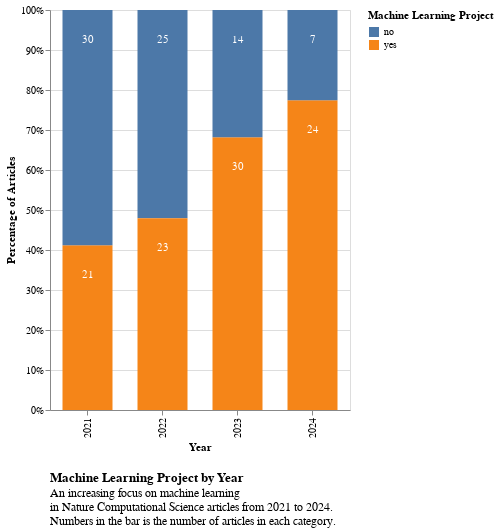

This figure's notebook cell:
### Code cell
base = alt.Chart(df).mark_bar(size=50).encode(
    alt.X('year:N').axis(title='Year'),
    alt.Y('sum(cnt):Q', stack="normalize", axis=alt.Axis(format='.0%', title='Percentage of Articles'))
    )

bars = base.encode(
    color=alt.Color('machine_learning_project', legend=alt.Legend(title='Machine Learning Project'))
)

text = base.mark_text(color='white',align='center', baseline='bottom', 
    dy=35).encode(
    text=alt.Text('sum(cnt)'),
    detail='machine_learning_project:N',
)
chart = bars + text
chart.properties(
    width=300,
    height=400,
    title=alt.Title(
        "Machine Learning Project by Year",
        subtitle=["An increasing focus on machine learning",
                  " in Nature Computational Science articles from 2021 to 2024.",
                  "Numbers in the bar is the number of articles in each category."],
        anchor='start',
        frame='group',
        orient='bottom',
        offset=20
    )
)

### Figure 1 — Vega-Lite specification as saved in the notebook (floating-point values rounded to 4 significant figures; data arrays with more than 128 entries replaced by an {"elided": "..."} marker saying what was removed)
{"config": {"view": {"continuousWidth": 300, "continuousHeight": 300}}, "layer": [{"mark": {"type": "bar", "size": 50}, "encoding": {"color": {"field": "machine_learning_project", "legend": {"title": "Machine Learning Project"}, "type": "nominal"}, "x": {"axis": {"title": "Year"}, "field": "year", "type": "nominal"}, "y": {"aggregate": "sum", "axis": {"format": ".0%", "title": "Percentage of Articles"}, "field": "cnt", "stack": "normalize", "type": "quantitative"}}}, {"mark": {"type": "text", "align": "center", "baseline": "bottom", "color": "white", "dy": 35}, "encoding": {"detail": {"field": "machine_learning_project", "type": "nominal"}, "text": {"aggregate": "sum", "field": "cnt", "type": "quantitative"}, "x": {"axis": {"title": "Year"}, "field": "year", "type": "nominal"}, "y": {"aggregate": "sum", "axis": {"format": ".0%", "title": "Percentage of Articles"}, "field": "cnt", "stack": "normalize", "type": "quantitative"}}}], "data": {"name": "data-2e04c8f3c76a02a3fda4166466775c5f"}, "height": 400, "title": {"text": "Machine Learning Project by Year", "anchor": "start", "frame": "group", "offset": 20, "orient": "bottom", "subtitle": ["An increasing focus on machine learning", " in Nature Computational Science articles from 2021 to 2024.", "Numbers in the bar is the number of articles in each category."]}, "width": 300, "$schema": "https://vega.github.io/schema/vega-lite/v5.17.0.json", "datasets": {"data-2e04c8f3c76a02a3fda4166466775c5f": {"elided": "174 records"}}}
